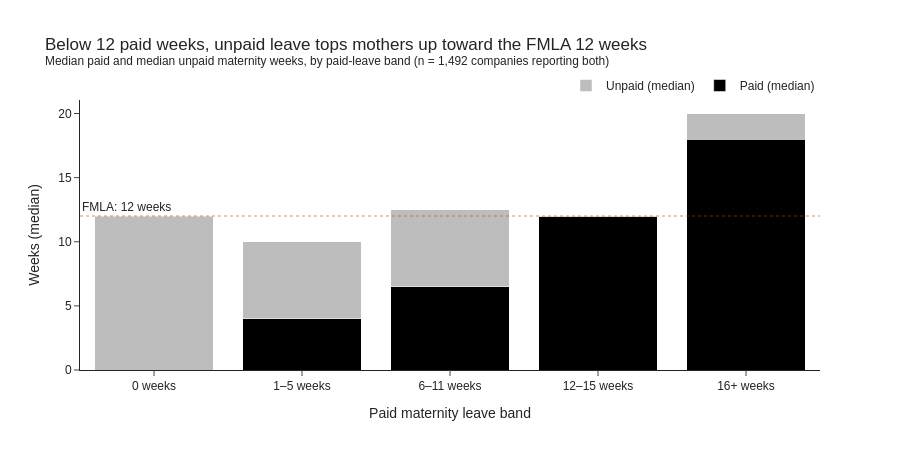

Write notebook code for a chart like this one.
### Markdown cell above
### 6. Do companies substitute unpaid leave for paid leave?

Unpaid *paternity* leave is blank for 96% of companies, so this section looks only at mothers (the 1,492 companies that report both paid and unpaid maternity leave).

### Code cell
unpaid = df.dropna(subset=['Unpaid Maternity Leave']).copy()
unpaid['Total maternity leave'] = unpaid['Paid Maternity Leave'] + unpaid['Unpaid Maternity Leave']
unpaid['Paid band'] = pd.cut(unpaid['Paid Maternity Leave'], band_edges, labels=band_labels)

unpaid_bands = unpaid.groupby('Paid band', as_index=False, observed=True).agg(
    companies=('Company', 'size'),
    median_paid=('Paid Maternity Leave', 'median'),
    median_unpaid=('Unpaid Maternity Leave', 'median'),
    median_total=('Total maternity leave', 'median'),
    pct_no_unpaid=('Unpaid Maternity Leave', lambda s: (s == 0).mean() * 100),
    pct_total_12_plus=('Total maternity leave', lambda s: (s >= 12).mean() * 100),
)

fig = go.Figure()
fig.add_trace(go.Bar(x=unpaid_bands['Paid band'], y=unpaid_bands['median_paid'], name='Paid (median)',
                     marker_color='black'))
fig.add_trace(go.Bar(x=unpaid_bands['Paid band'], y=unpaid_bands['median_unpaid'], name='Unpaid (median)',
                     marker_color=GRAY))
fig.add_hline(y=12, line_dash='dot', line_color=MOM_COLOR, line_width=2, layer='above',
              annotation_text='FMLA: 12 weeks', annotation_position='top left')
fig.update_layout(
    barmode='stack', height=450,
    title=f'Below 12 paid weeks, unpaid leave tops mothers up toward the FMLA 12 weeks<br><sup>Median paid and median unpaid maternity weeks, by paid-leave band (n = {len(unpaid):,} companies reporting both)</sup>',
    xaxis_title='Paid maternity leave band', yaxis_title='Weeks (median)',
    legend=dict(orientation='h', yanchor='bottom', y=1.0, xanchor='right', x=1),
)
fig.show()

rho_unpaid = stats.spearmanr(unpaid['Paid Maternity Leave'], unpaid['Unpaid Maternity Leave'])
print(f'Spearman correlation, paid vs. unpaid maternity weeks: {rho_unpaid.statistic:.2f} (p = {rho_unpaid.pvalue:.1e})')
unpaid_bands.round(1)

### Figure 1 — Plotly figure (JSON) as saved in the notebook; plotly's stock layout.template omitted (floating-point values rounded to 4 significant figures)
{"data": [{"marker": {"color": "black"}, "name": "Paid (median)", "type": "bar", "x": ["0 weeks", "1–5 weeks", "6–11 weeks", "12–15 weeks", "16+ weeks"], "y": [0.0, 4.0, 6.5, 12.0, 18.0]}, {"marker": {"color": "#BDBDBD"}, "name": "Unpaid (median)", "type": "bar", "x": ["0 weeks", "1–5 weeks", "6–11 weeks", "12–15 weeks", "16+ weeks"], "y": [12.0, 6.0, 6.0, 0.0, 2.0]}], "layout": {"annotations": [{"showarrow": false, "text": "FMLA: 12 weeks", "x": 0, "xanchor": "left", "xref": "x domain", "y": 12, "yanchor": "bottom", "yref": "y"}], "barmode": "stack", "height": 450, "legend": {"orientation": "h", "x": 1, "xanchor": "right", "y": 1.0, "yanchor": "bottom"}, "shapes": [{"layer": "above", "line": {"color": "#C2410C", "dash": "dot", "width": 2}, "type": "line", "x0": 0, "x1": 1, "xref": "x domain", "y0": 12, "y1": 12, "yref": "y"}], "title": {"text": "Below 12 paid weeks, unpaid leave tops mothers up toward the FMLA 12 weeks<br><sup>Median paid and median unpaid maternity weeks, by paid-leave band (n = 1,492 companies reporting both)</sup>"}, "xaxis": {"title": {"text": "Paid maternity leave band"}}, "yaxis": {"title": {"text": "Weeks (median)"}}}}
